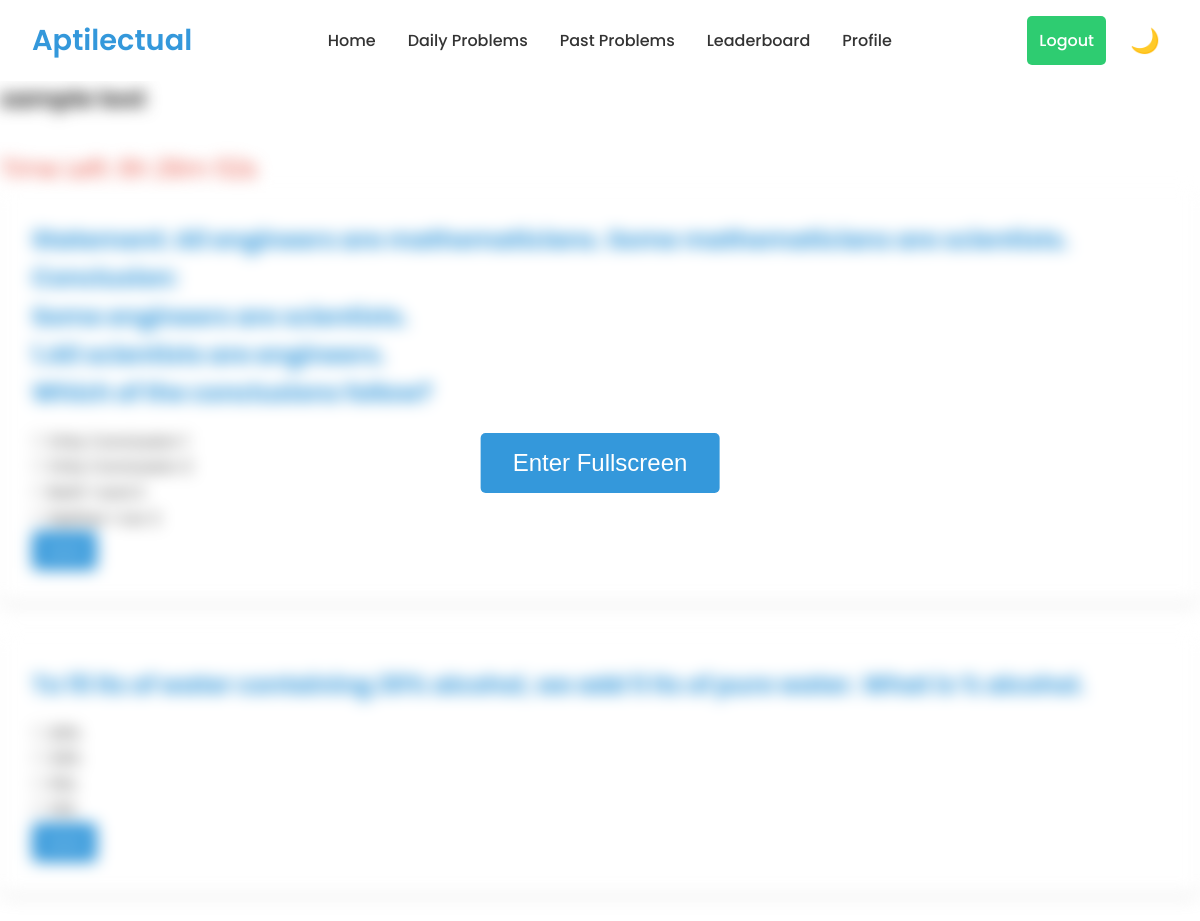
/test/1/ (signed in), run on the app's committed database.
### aptitude/models.py (models this page shows, shortened)
class Test(models.Model):
    test_id = models.IntegerField(primary_key=True)
    test_name = models.CharField(max_length=255)
    duration_in_hours = models.FloatField(null=True, blank=True)
    start_time = models.DateTimeField(null=True, blank=True)

class Problem(models.Model):
    id = models.AutoField(primary_key=True)  # Explicitly define the id field
    question = models.TextField(null=True, blank=True)
    option1 = models.CharField(max_length=255, null=True, blank=True)
    option2 = models.CharField(max_length=255, null=True, blank=True)
    option3 = models.CharField(max_length=255, null=True, blank=True)
    option4 = models.CharField(max_length=255, null=True, blank=True)
    correct_option = models.PositiveSmallIntegerField(
        validators=[MinValueValidator(1), MaxValueValidator(4)],
        null=True,
        blank=True
    )
    is_active = models.BooleanField(default=True, null=True, blank=True)
    done = models.BooleanField(default=False, null=True, blank=True)
    answerurl = models.URLField(null=True, blank=True)
    companyname = models.CharField(max_length=255, null=True, blank=True)
    test_id = models.IntegerField(null=True, blank=True)
    questionimage = models.URLField(null=True, blank=True)

### aptitude/views.py (the view)
# urls.py: path('test/<int:test_id>/', views.test_view, name='test_view'),
@login_required
def test_view(request, test_id):
    test = get_object_or_404(Test, test_id=test_id)
    now = timezone.now()
    problems = Problem.objects.filter(test_id=test_id, is_active=True, done=False)
    attempted_problems = set(TestAnswer.objects.filter(user=request.user, test_id=test_id).values_list('problem', flat=True))
    if CancelledTest.objects.filter(user=request.user, test_id=test_id).exists():
        return render(request, 'test.html', {
            'message': 'Your test has been canceled due to suspected cheating. If you believe this was a mistake, please contact the administrator.',
            'test_id': test_id  # Pass test_id in the context
        })
    if problems.exists():
        if request.method == 'POST':
            problem_id = request.POST.get('problem_id')
            problem = get_object_or_404(Problem, id=problem_id, test_id=test_id, is_active=True, done=False)
            selected_option = request.POST.get('selected_option')
            solution_image_url = request.POST.get('solution_image_url', '')
            if problem.id in attempted_problems:
                return JsonResponse({'status': 'error', 'message': 'You have already attempted this question.'})
            try:
                submission, created = TestAnswer.objects.get_or_create(
                    user=request.user,
                    problem=problem,
                    test_id=test_id,
                    defaults={
                        'selected_option': selected_option,
                        'solution_image_url': solution_image_url,
                        'is_correct': (selected_option == str(problem.correct_option)),
                    }
                )
                if not created:
                    return JsonResponse({'status': 'error', 'message': 'Duplicate submission detected.'})
                user = request.user
                user.total_attempted = F('total_attempted') + 1
                if submission.is_correct:
                    user.total_correct = F('total_correct') + 1
                user.save()
                return JsonResponse({'status': 'success', 'message': 'Submission successful.'})
            except IntegrityError:
                return JsonResponse({'status': 'error', 'message': 'An unexpected error occurred.'})
        else:
            return render(request, 'test.html', {
                'problems': problems,
                'attempted_problems': attempted_problems,
                'test_id': test_id,
                'test': test
            })
    else:
        return render(request, 'test.html', {
            'message': 'No problems available for this test.',
            'test_id': test_id  # Also pass test_id here if needed
        })

### aptitude/templates/test.html (shortened to what this page needs)
<!DOCTYPE html>
<html lang="en">
<head>
</head>
<body>
    <header>
        <nav>
            <div class="logo">Aptilectual</div>
            <div class="nav-container">
                <ul class="nav-links">
                    <li><a href="{% url 'home' %}">Home</a></li>
                    <li><a href="{% url 'dailyprobblems' %}">Daily Problems</a></li>
                    <li><a href="{% url 'past_problems' %}">Past Problems</a></li>
                    <li><a href="{% url 'daily_leaderboard' %}">Leaderboard</a></li>
                    <li><a href="{% url 'profile' %}">Profile</a></li>
                </ul>
            </div>
            <div class="desktop-controls">
                <div class="auth-buttons">
                    {% if user.is_authenticated %}
                        <form method="POST" action="{% url 'logout' %}" style="display:inline;">
                            <button type="submit" class="btn btn-secondary">Logout</button>
                        </form>
                    {% else %}
                        <a href="{% url 'login' %}" id="loginBtn" class="btn btn-primary">Login</a>
                        <a href="{% url 'signup' %}" id="registerBtn" class="btn btn-secondary">Register</a>
                    {% endif %}
                </div>
                <button id="themeToggle" class="theme-toggle"></button>
            </div>
        </nav>
    </header>
    <main id="content">
        <section class="form-container">
            <h1>{{ test.test_name }}</h1>
            <div class="timer" id="timer">Time Left: </div>
            {% if message %}
                <p>{{ message }}</p>
            {% elif problems %}
                {% for problem in problems %}
                    <div class="problem-container {% if problem.id in attempted_problems %}hidden{% endif %}" id="problem-{{ problem.id }}">
                        <h2>{{ problem.question|safe }}</h2>
                        {% if problem.id in attempted_problems %}
                            <p>You have already attempted this question.</p>
                        {% else %}
                            <form id="problem-form-{{ problem.id }}" action="{% url 'test_view' test_id=test_id %}" method="post">
                                <div class="form-group">
                                    <label>
                                        <input type="radio" name="selected_option" value="1" required>
                                        {{ problem.option1 }}
                                    </label><br>
                                    <label>
                                        <input type="radio" name="selected_option" value="2" required>
                                        {{ problem.option2 }}
                                    </label><br>
                                    <label>
                                        <input type="radio" name="selected_option" value="3" required>
                                        {{ problem.option3 }}
                                    </label><br>
                                    <label>
                                        <input type="radio" name="selected_option" value="4" required>
                                        {{ problem.option4 }}
                                    </label><br>
                                </div>
                                <div class="form-actions">
                                    <button type="submit" class="submit-btn">Submit</button>
                                </div>
                            </form>
                        {% endif %}
                    </div>
                {% endfor %}
            {% else %}
                <p>No problems available for this test.</p>
            {% endif %}
        </section>
    </main>
    <button class="fullscreen-button" id="fullscreenButton">Enter Fullscreen</button>
</body>
</html>

### aptitude/templates/test.html (style rules this page uses)
:root { --bg-color: #faf5f5; --text-color: #333333; --primary-color: #3498db; --secondary-color: #2ecc71; --accent-color: #e74c3c; --card-bg: #ffffff; --border-color: #e0e0e0; --nav-bg: #ffffff; --mobile-menu-bg: #ffffff; }
body.light-theme { --bg-color: #ffffff; --text-color: #333333; --card-bg: #ffffff; --border-color: #e0e0e0; --nav-bg: #ffffff; --mobile-menu-bg: #ffffff; }
* { margin: 0; padding: 0; box-sizing: border-box; }
body { font-family: 'Poppins', sans-serif; background-color: var(--bg-color); color: var(--text-color); line-height: 1.6; transition: background-color 0.3s, color 0.3s; }
header { background-color: var(--nav-bg); padding: 1rem 2rem; position: fixed; width: 100%; top: 0; z-index: 1000; transition: background-color 0.3s; }
nav { max-width: 1400px; margin: 0 auto; display: flex; justify-content: space-between; align-items: center; }
.logo { font-size: 1.8rem; font-weight: 600; color: var(--primary-color); text-decoration: none; }
.nav-container { display: flex; align-items: center; justify-content: center; flex-grow: 1; margin: 0 2rem; }
.nav-links { display: flex; list-style-type: none; gap: 2rem; margin: 0; padding: 0; }
.nav-links li a { color: var(--text-color); text-decoration: none; font-weight: 500; font-size: 1rem; transition: color 0.3s; }
.desktop-controls { display: flex; align-items: center; gap: 1rem; }
.auth-buttons { display: flex; gap: 1rem; }
.btn { font-family: 'Poppins', sans-serif; font-weight: 500; padding: 0.75rem; border: none; border-radius: 5px; cursor: pointer; transition: transform 0.2s, background-color 0.3s; font-size: 1rem; width: 100%; text-align: center; }
.btn-secondary { background-color: var(--secondary-color); color: #ffffff; }
.theme-toggle { background: none; border: none; font-size: 1.5rem; cursor: pointer; transition: transform 0.3s; padding: 0.5rem; display: flex; align-items: center; justify-content: center; color: var(--text-color); }
main { padding-top: 5rem; }
.problem-container { background-color: var(--card-bg); padding: 2rem; border-radius: 10px; box-shadow: 0 4px 6px rgba(0, 0, 0, 0.1); margin-bottom: 2rem; }
.problem-container h2 { color: var(--primary-color); margin-bottom: 1rem; }
.problem-container .submit-btn { background-color: var(--primary-color); color: #ffffff; border: none; padding: 0.75rem; border-radius: 5px; cursor: pointer; transition: background-color 0.3s; }
.timer { font-size: 1.5rem; margin-top: 2rem; color: var(--accent-color); }
main.blurred { filter: blur(8px); pointer-events: none; }
.fullscreen-button { position: fixed; top: 50%; left: 50%; transform: translate(-50%, -50%); background-color: var(--primary-color); color: #ffffff; border: none; padding: 1rem 2rem; border-radius: 5px; cursor: pointer; transition: background-color 0.3s; z-index: 1001; font-size: 1.5rem; }

### data on the page
Test: test_name "sample test"
Problem: question "Statement: All engineers are mathematicians. Some mathematicians are scientists. Conclusion: Some engineers are scientists. 1.All scientists are engineers. Which of the conclusions follow?", option1 "Only Conclusion 1", option2 "Only Conclusion 2", option3 "Both 1 and 2", option4 "Neither 1 nor 2"
Problem: question "To 15 lts of water containing 20% alcohol, we add 5 lts of pure water. What is % alcohol.", option1 "20%", option2 "34%", option3 "15%", option4 "14%"
